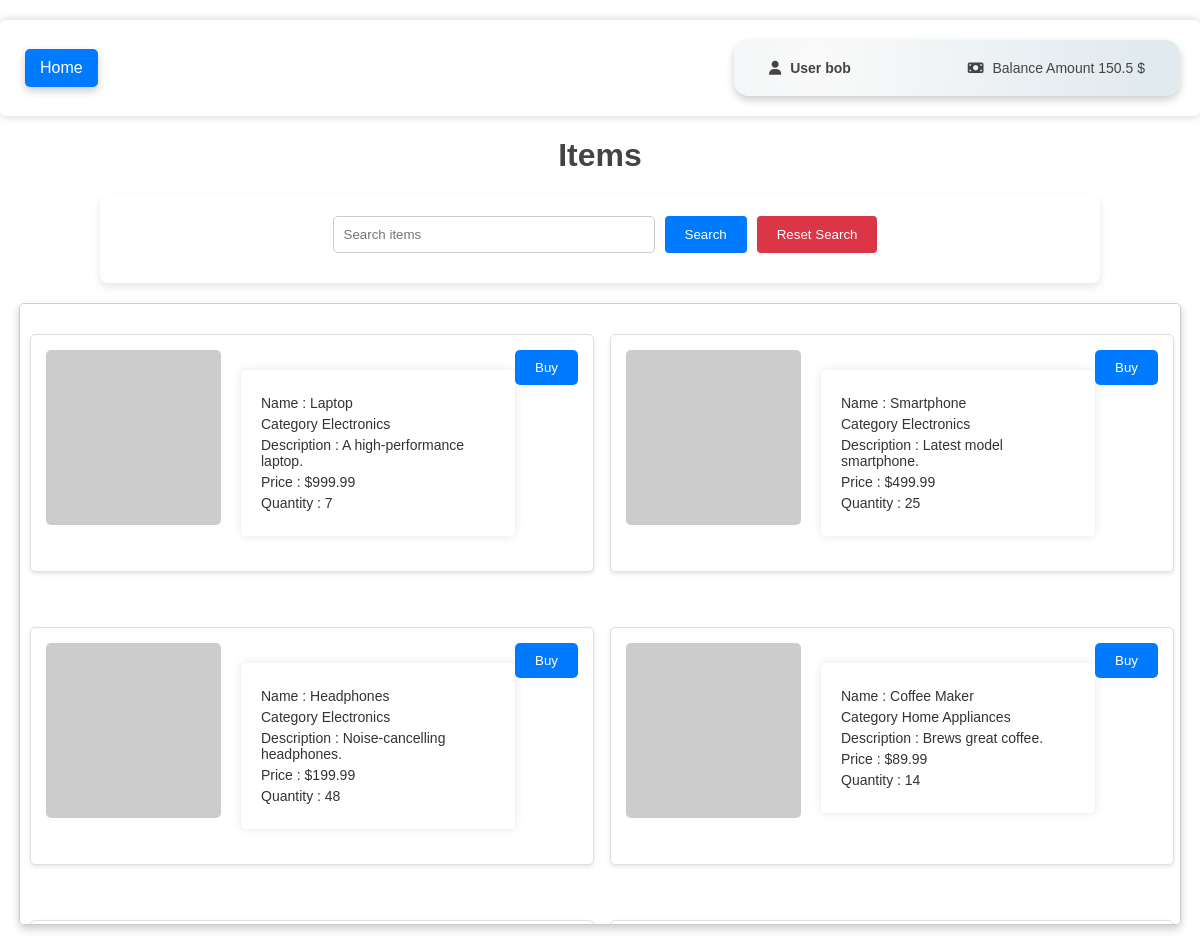
/list_items (signed in), run on the app's committed database.
### tables this page shows
CREATE TABLE users (
        rowid INTEGER PRIMARY KEY AUTOINCREMENT,
        username TEXT UNIQUE,
        password TEXT,
        email TEXT,
        balance REAL
    );

CREATE TABLE items (
        rowid INTEGER PRIMARY KEY AUTOINCREMENT,
        name TEXT,
        price REAL,
        quantity INTEGER,
        description TEXT,
        image TEXT,
        user_id INTEGER,
        category TEXT,
        FOREIGN KEY(user_id) REFERENCES users(rowid)
    );

### app.py (the view)
@app.route('/list_items')
def list_items():
    deb_print(session)
    if 'user_id' not in session:
        return redirect(url_for('login'))
    balance = get_user_balance(session['user_id'])
    username = get_username(session['user_id'])
    user_id = session['user_id']
    search_query = request.args.get('search_query')
    conn = get_db_connection()
    c = conn.cursor()
    if search_query:
        c.execute('SELECT * FROM items WHERE (name LIKE ? OR description LIKE ?) AND quantity > 0',
                  ('%' + search_query + '%', '%' + search_query + '%'))
    else:
        c.execute('SELECT * FROM items WHERE quantity > 0')
    items = c.fetchall()
    conn.close()
    return render_template('list_items.html', items=items , username=username , balance=balance , user_id=user_id)

### app.py (called while the page is built)
def get_db_connection():
    conn = sqlite3.connect('marketplace.db')
    conn.row_factory = sqlite3.Row
    return conn

def get_username(user_id):
    try:
        conn = get_db_connection()
        c = conn.cursor()
        c.execute('SELECT username FROM users WHERE rowid = ?', (user_id,))
        username = c.fetchone()['username']
        conn.close()
        return username
    except:
        return 'NaN'

def deb_print(obj):
    print(json.dumps(obj, indent=2))

def get_user_balance(user_id):
    try :
        conn = get_db_connection()
        c = conn.cursor()
        c.execute('SELECT balance FROM users WHERE rowid = ?', (user_id,))
        balance = c.fetchone()['balance']
        conn.close()
        return balance
    except:
        return "NaN"

### templates/list_items.html (shortened to what this page needs)
<!doctype html>
<html lang="en">
<head>
    <link rel="stylesheet" href="{{ url_for('static' , filename='style.css')}}">
</head>
<body>
    <div class="navbar">
        <div class="container">
            <a href="{{ url_for('index') }}">Home</a>
            <div class="profile">
                <a class='link' href="{{ url_for('profile', user_id=user_id) }}">
                    <h2><i class="fa-solid fa-user"></i> User {{ username }}</h2>
                </a>
                <a class='link' href="{{ url_for('balance', user_id=user_id) }}">
                    <p><i class="fa-solid fa-money-bill"></i> Balance Amount {{ balance }} $</p>
                </a>
            </div>
        </div>
    </div>
    <h1>Items</h1>
    <div class="form-container">
        <form method="GET" action="{{ url_for('list_items') }}" class="search-form">
            <input type="text" name="search_query" placeholder="Search items" class="input-field">
            <button type="submit" class="search-button">Search</button>
        </form>
        <form method="GET" action="{{ url_for('reset_search_offers') }}" class="reset-form">
            <button type="submit" class="reset-button">Reset Search</button>
        </form>
    </div>
    <div class="scrollable-container">
        {% for item in items %}
        <div class="item">
            <img src="{{ item['image'] }}" alt="{{ item['name'] }}">
            <div>
                <p>Name : {{ item['name']}}</p>
                <p>Category {{ item['category']}}</p>
                <p>Description : {{ item['description']}}</p>
                <p>Price : ${{ item['price']}}</p>
                <p>Quantity : {{ item['quantity']}}</p>
            </div>
            <form method="POST" action="{{ url_for('buy_item', item_id=item['rowid']) }}">
                <button type="submit">Buy</button>
            </form>
        </div>
        {% endfor %}
    </div>
</body>
</html>

### static/style.css (style rules this page uses)
body { font-family: Arial, sans-serif; margin: 0; padding: 0; background-color: white; color: #333; }
h1, h2 { text-align: center; color: #444; }
a { text-decoration: none; color: #fff; background-color: #007BFF; margin: 0 10px; padding: 10px 15px; border-radius: 5px; transition: ease-in-out 0.2s; box-shadow: 0 4px 8px rgba(0, 0, 0, 0.2); }
a.link { color: #444; background-color: transparent; box-shadow: none; padding: 0%; }
div { width: 80%; margin: 20px auto; padding: 20px; background-color: #fff; border-radius: 5px; box-shadow: 0 0 10px rgba(0, 0, 0, 0.1); }
form { display: flex; justify-content: center; margin-bottom: 20px; }
input[type="text"] { padding: 10px; width: 300px; border: 1px solid #ccc; border-radius: 5px; margin-right: 10px; }
button { padding: 10px 20px; border: none; border-radius: 5px; background-color: #007BFF; color: white; cursor: pointer; }

### templates/list_items.html (style rules this page uses)
.scrollable-container { display : grid; grid-template-columns: repeat(auto-fill, minmax(450px, 1fr)); gap: 20px; width: 95%; height: 600px; overflow-y: scroll; overflow-x: hidden; padding: 10px; border: 1px solid #ccc; box-shadow: 0 4px 8px rgba(0, 0, 0, 0.2); }
.item { display: flex; width: 95%; align-items: flex-start; padding: 15px; margin-bottom: 15px; background-color: #fff; border: 1px solid #e0e0e0; border-radius: 5px; box-shadow: 0 2px 4px rgba(0, 0, 0, 0.1); }
.item img { max-width: 175px; max-height: 175px; margin-right: 20px; border-radius: 5px; object-fit: cover; }
.item div { flex: 1; }
.item p { margin: 5px 0; color: #333; font-size: 14px; }
.navbar { background-color: rgb(245, 245, 245); display: flex; justify-content: center; align-items: center; padding: 0px 0px; width: 100%; }
.navbar .container { display: flex; justify-content: space-between; align-items: center; width: 100%; padding-top: 0px; padding-bottom: 0px; margin-top: 0px; margin-bottom: 0px; }
.navbar .container a { margin: 0 5px; border-radius: 5px; transition: background-color 0.3s; }
.navbar .profile { display: flex; flex-direction: row; align-items: flex-end; max-width: 35%; justify-content: space-between; border-radius: 15px; margin-right: 0px; box-shadow: 0 4px 8px rgba(0, 0, 0, 0.2); background: radial-gradient(circle at 18.7% 37.8%, rgb(250, 250, 250) 0%, rgb(225, 234, 238) 90%); }
.navbar .profile h2, .navbar .profile p { margin: 0px 10px; font-size: 14px; }
.navbar .profile i { margin-right: 5px; }
.form-container { display: flex; flex-direction: row; justify-content: center; background-color: #fff; padding: 20px; border-radius: 8px; box-shadow: 0 4px 8px rgba(0, 0, 0, 0.1); }
.search-form, .reset-form { margin-bottom: 10px; padding-left: 10px; }
.input-field { padding: 10px; border: 1px solid #ccc; border-radius: 4px; margin-right: 10px; width: 200px; }
.search-button, .reset-button { padding: 10px 20px; border: none; border-radius: 4px; background-color: #007BFF; color: #fff; cursor: pointer; transition: background-color 0.3s; }
.reset-button { background-color: #DC3545; }

### data on the page
users: username "bob", balance "150.5"
items: name "Laptop", category "Electronics", description "A high-performance laptop.", price "999.99", quantity "7"
items: name "Smartphone", category "Electronics", description "Latest model smartphone.", price "499.99", quantity "25"
items: name "Headphones", category "Electronics", description "Noise-cancelling headphones.", price "199.99", quantity "48"
items: name "Coffee Maker", category "Home Appliances", description "Brews great coffee.", price "89.99", quantity "14"
